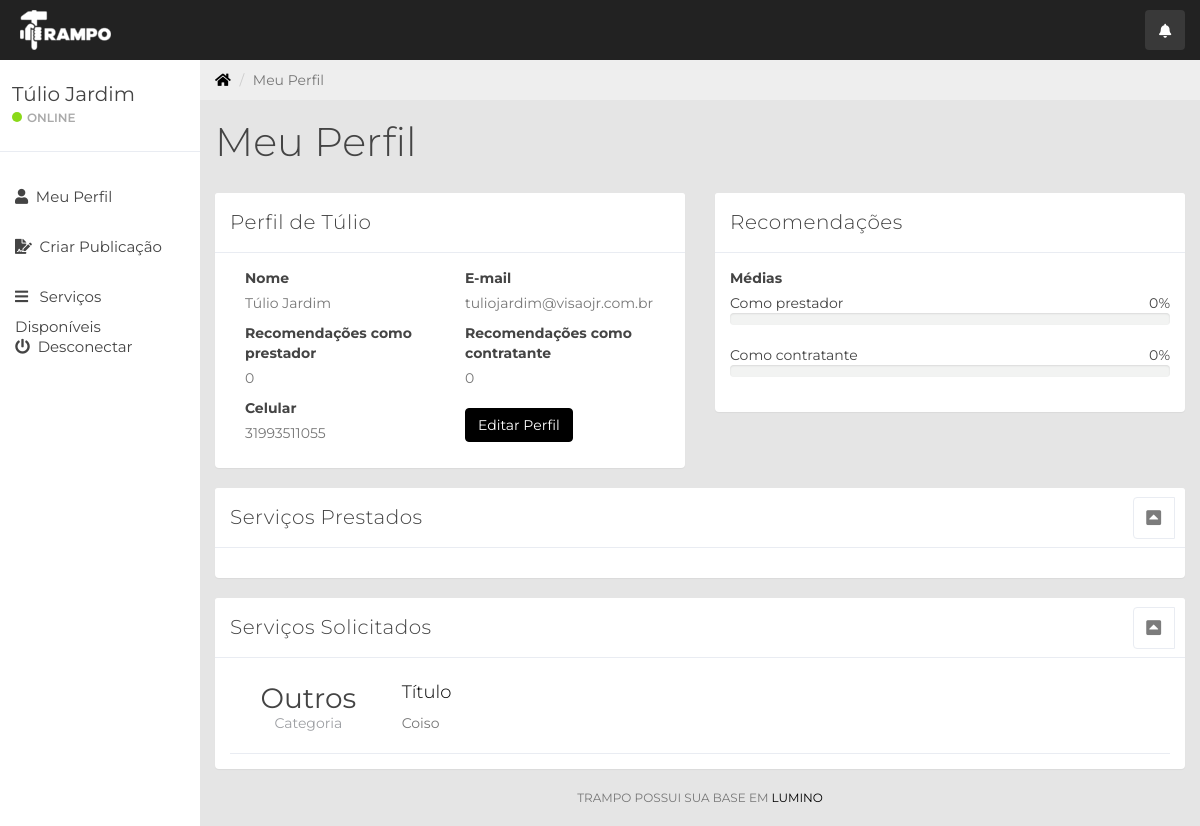
Page /perfil.php (signed in) on the committed database.
### tables this page shows
CREATE TABLE IF NOT EXISTS `conta` (
  `id` INT(10) UNSIGNED NOT NULL AUTO_INCREMENT,
  `nome` VARCHAR(45) NOT NULL,
  `sobrenome` VARCHAR(45) NOT NULL,
  `email` VARCHAR(45) NOT NULL,
  `senha` VARCHAR(255) NOT NULL,
  `celular` VARCHAR(11) NOT NULL,
  `cep` VARCHAR(11) NOT NULL,
  PRIMARY KEY (`id`),
  UNIQUE INDEX `email_UNIQUE` (`email` ASC));

CREATE TABLE IF NOT EXISTS `publicacao` (
  `id` INT(10) UNSIGNED NOT NULL AUTO_INCREMENT,
  `conta_id` INT(10) UNSIGNED NOT NULL,
  `categoria_id` INT(10) UNSIGNED NOT NULL,
  `titulo` VARCHAR(45) NOT NULL,
  `descricao` TEXT NOT NULL,
  `status` TINYINT(3) UNSIGNED NOT NULL DEFAULT 0,
  `nota` INT NULL,
  PRIMARY KEY (`id`),
  INDEX `fk_publicacao_categoria1_idx` (`categoria_id` ASC),
  INDEX `fk_publicacao_conta1_idx` (`conta_id` ASC),
  CONSTRAINT `fk_publicacao_categoria1`
    FOREIGN KEY (`categoria_id`)
    REFERENCES `categoria` (`id`)
    ON DELETE NO ACTION
    ON UPDATE NO ACTION,
  CONSTRAINT `fk_publicacao_conta1`
    FOREIGN KEY (`conta_id`)
    REFERENCES `conta` (`id`)
    ON DELETE NO ACTION
    ON UPDATE NO ACTION);

CREATE TABLE IF NOT EXISTS `categoria` (
  `id` INT(10) UNSIGNED NOT NULL AUTO_INCREMENT,
  `nome` VARCHAR(45) NOT NULL,
  PRIMARY KEY (`id`));

### php/conta.php (called while the page is built, shortened)
<?php
class Conta {
    private $id;
     public function __construct() {
        $database = new Database();
        $dbSet = $database->dbSet();
        $this->conn = $dbSet;
    }
    public function setId($id){
        $this->id = $id;
    }
    public function view() {
        $query = "SELECT * FROM `conta` WHERE `id` = :id ;";
        $stmt = $this->conn->prepare($query);
        $stmt->bindParam(":id", $this->id);
        try {
            $stmt->execute();
            return $stmt->fetch(PDO::FETCH_OBJ);
        } catch (PDOException $e) {
            echo $e->getMessage();
            return null;
        }
    }
    public function viewRecomendacoesPrestador() {
        $query = "SELECT AVG(nota) AS n FROM `respostas` WHERE `conta_id` = :id;";
        $stmt = $this->conn->prepare($query);
        $stmt->bindParam(":id", $this->id);
        try {
            $stmt->execute();
            return $stmt->fetch(PDO::FETCH_OBJ);
        } catch (PDOException $e) {
            echo $e->getMessage();
            return null;
        }
    }
    public function viewRecomendacoesContratante() {
        $query = "SELECT AVG(nota) AS n FROM `publicacao` WHERE `conta_id` = :id;";
        $stmt = $this->conn->prepare($query);
        $stmt->bindParam(":id", $this->id);
        try {
            $stmt->execute();
            return $stmt->fetch(PDO::FETCH_OBJ);
        } catch (PDOException $e) {
            echo $e->getMessage();
            return null;
        }
    }
    public function viewMeusServPrestados($id) {
        $query = "SELECT *, publicacao.id AS pubid FROM `publicacao` JOIN `categoria` WHERE `publicacao`.`id` IN (SELECT publicacao_id FROM respostas WHERE respostas.conta_id = :id AND nota IS NOT NULL) AND `publicacao`.`categoria_id` = `categoria`.`id` ORDER BY publicacao.id DESC;";
        $stmt = $this->conn->prepare($query);
        $stmt->bindParam(":id", $id);
        try {
            $stmt->execute();
            return $stmt->fetchAll(PDO::FETCH_OBJ);
        } catch (PDOException $e) {
            echo $e->getMessage();
            return null;
        }
    }
    public function viewNotasContratante() {
        $query = "SELECT count(nota) AS n FROM `publicacao` WHERE `conta_id` = :id AND `nota` IS NOT NULL ;";
        $stmt = $this->conn->prepare($query);
        $stmt->bindParam(":id", $this->id);
        try {
            $stmt->execute();
            return $stmt->fetch(PDO::FETCH_OBJ);
        } catch (PDOException $e) {
            echo $e->getMessage();
            return null;
        }
    }
    public function viewServSolicitados($id) {
        $query = "SELECT *, publicacao.id AS pubid FROM `publicacao` JOIN `categoria` WHERE `conta_id` = :id AND `publicacao`.`categoria_id` = `categoria`.`id` ORDER BY publicacao.id DESC;";
        $stmt = $this->conn->prepare($query);
        $stmt->bindParam(":id", $id);
        try {
            $stmt->execute();
            return $stmt->fetchAll(PDO::FETCH_OBJ);
        } catch (PDOException $e) {
            echo $e->getMessage();
            return null;
        }
    }
}

### perfil.php (the view, shortened to what this page needs)
<?php
include_once('header.php');
$contaX = new Conta();
$recomendo = 0;
if(isset($_GET['id']) && $conta->existeID($_GET['id']) && $_GET['id'] != $_SESSION['id']) {
	$contaX->setId($_GET['id']);
	$a = $contaX->viewPerfil($_GET['id']);
	$p = $contaX->viewMeusServPrestados($_GET['id']);
	$s = $contaX->viewServSolicitados($_GET['id']);
	$meuPerfil = 0;
	$recomendo = $conta->clienteDe($_GET['id']);
	if(isset($_POST['nota'])) {
		$conta->resolveCliente($recomendo, $_POST['nota']);
	}
} else {
	$contaX->setId($_SESSION['id']);
	$a = $contaX->view();
	$p = $contaX->viewMeusServPrestados($_SESSION['id']);
	$s = $contaX->viewServSolicitados($_SESSION['id']);
	$meuPerfil = 1;
}
?>
	<div class="col-sm-9 col-sm-offset-3 col-lg-10 col-lg-offset-2 main">
		<div class="row">
			<ol class="breadcrumb">
				<li><a href="#">
					<em class="fa fa-home"></em>
				</a></li>
				<?= $meuPerfil?'<li class="active">Meu Perfil</li>':'<li class="active">Perfis</li>
'?>
			</ol>
		</div>
		<div class="row">
			<div class="col-lg-12">
				<h1 class="page-header"><?= $meuPerfil?"Meu Perfil": "Perfis"?></h1>
			</div>
		</div>
		<div class="row">
			<div class="col-md-6">
				<div class="panel panel-default">
					<div class="panel-heading">Perfil de <?php echo $a->nome ?></div>
					<div class="panel-body">
						<div class="col-md-<?= $meuPerfil?'6':$recomendo?'6':'12' ?>">
							<label>Nome</label>
							<p><?php echo $a->nome . " " .  $a->sobrenome ?></p>
						</div>
						<?php if($meuPerfil) { ?>
						<div class="col-md-6">
							<label>E-mail</label>
							<p><?php echo $a->email ?></p>
						</div>
						<?php }
						 ?>
						<div class="col-md-6">
							<label>Recomendações como prestador</label>
							<p><?php echo sizeof($p) ?></p>
						</div>
						<div class="col-md-6">
							<label>Recomendações como contratante</label>
							<p><?php echo $contaX->viewNotasContratante()->n ?></p>
						</div>
						<?php if($meuPerfil) { ?>
						<div class="col-md-6">
							<label>Celular</label>
							<p><?php echo $a->celular ?></p>
						</div>
						<div class="col-md-6 botao-edita-perfil">
							<a class="btn-primary btn btn-md" href="formularioPerfil.php">Editar Perfil</a>
						</div>
						<?php }?>
					</div>
				</div>
			</div>
			<div class="col-md-6">
		<div class="panel panel-default ">
					<div class="panel-heading">
						Recomendações
					</div>
					<div class="panel-body">
						<div class="col-md-12 no-padding">
							<label>Médias</label>
							<div class="row progress-labels">
								<div class="col-sm-6">Como prestador</div>
								<div class="col-sm-6" style="text-align: right;"><?php echo $contaX->viewRecomendacoesPrestador()->n*10 ?>%</div>
							</div>
							<div class="progress">
							</div>
							<div class="row progress-labels">
								<div class="col-sm-6">Como contratante</div>
								<div class="col-sm-6" style="text-align: right;"><?php echo $contaX->viewRecomendacoesContratante()->n*10 ?>%</div>
							</div>
							<div class="progress">
							</div>
						</div>
					</div>
				</div>
			</div>
		</div>
		<div class="panel panel-default articles">
			<div class="panel-heading">
				Serviços Prestados
				<span class="pull-right clickable panel-toggle panel-button-tab-left"><em class="fa fa-toggle-up"></em></span></div>
			<div class="panel-body articles-container">
			</div>
		</div>
		<div class="panel panel-default articles">
			<div class="panel-heading">
				Serviços Solicitados
				<span class="pull-right clickable panel-toggle panel-button-tab-left"><em class="fa fa-toggle-up"></em></span></div>
			<div class="panel-body articles-container">
				<?php
				for($i=0;$i<sizeof($s);$i++) { ?>
				<div class="article border-bottom">
					<div class="col-xs-12">
						<div class="row">
							<div class="col-xs-2 col-md-2 date">
								<div class="large"><?php echo $s[$i]->nome ?></div>
								<div class="text-muted">Categoria</div>
							</div>
							<div class="col-xs-10 col-md-10">
								<h4><a href="publicacao.php?id=<?php echo $s[$i]->pubid ?>"><?php echo $s[$i]->titulo ?></a></h4>
								<p><?php $out = strlen($s[$i]->descricao) > 255 ? substr($s[$i]->descricao,0,255)."..." : $s[$i]->descricao; echo $out ?></p>
							</div>
						</div>
					</div>
				</div>
				<?php } ?>
			</div>
		</div>
			<div class="col-sm-12">
				<p class="back-link">Trampo possui sua base em <a href="https://www.medialoot.com">Lumino</a></p>
			</div>
		</div>
</body>
</html>

### header.php (shortened to what this page needs)
<?php
include_once('php/conta.php');
$conta = new Conta();
$conta->setId($_SESSION['id']);
$c = $conta->view();
$countRespostas = $conta->countRespostas();
?>
<!DOCTYPE html>
<html>
<head>
	<link href="css/bootstrap.min.css" rel="stylesheet">
	<link href="css/font-awesome.min.css" rel="stylesheet">
	<link rel="stylesheet" href="https://use.fontawesome.com/releases/v5.2.0/css/all.css">
	<link href="css/datepicker3.css" rel="stylesheet">
	<link href="css/styles.css" rel="stylesheet">
</head>
<body>
	<nav class="navbar navbar-custom navbar-fixed-top" role="navigation">
		<div class="container-fluid">
			<div class="navbar-header">
				<a class="navbar-brand" href="#"><img src="img/logo.png" class="img-responsive" alt="Trampo"></a>
				<ul class="nav navbar-top-links navbar-right">
					<li class="dropdown"><a class="dropdown-toggle count-info" data-toggle="dropdown" href="#">
						<em class="fa fa-bell"></em><?php if($countRespostas > 0) { ?><span class="label label-info"><?= $countRespostas; ?></span><?php } ?>
					</a>
					</li>
				</ul>
			</div>
		</div>
	</nav>
	<div id="sidebar-collapse" class="col-sm-3 col-lg-2 sidebar">
		<div class="profile-sidebar">
			<div class="profile-usertitle">
				<div class="profile-usertitle-name"><?php echo $c->nome . ' ' . $c->sobrenome ?></div>
				<div class="profile-usertitle-status"><span class="indicator label-success"></span>Online</div>
			</div>
		</div>
		<ul class="nav menu">
			<li><a href="perfil.php"><em class="fa fa-user">&nbsp;</em> Meu Perfil</a></li>
			<li><a href="criaPublicacao.php"><em class="fa fa-file-signature">&nbsp;</em> Criar Publicação</a></li>
			<li class="parent "><a data-toggle="collapse" href="#sub-item-1">
				<em class="fa fa-navicon">&nbsp;&nbsp;</em> Serviços Disponíveis<span data-toggle="collapse" href="#sub-item-1" class="icon pull-right"></span>
				</a>
			</li>
			<li><a href="login.php"><em class="fa fa-power-off">&nbsp;</em> Desconectar</a></li>
		</ul>
	</div>

### css/styles.css (style rules this page uses)
body { background: #e5e5e5; padding-top: 60px; font-size: 14px; color: #444444; font-family: "Montserrat", "Helvetica Neue", Helvetica, Arial, sans-serif; }
p { color: #777; }
a, a:hover, a:focus { color: #000; }
h1, h2, h3, h4, h5, h6 { color: #444444; }
h1 { font-weight: 300; font-size: 40px; }
h3, h4 { font-weight: 300; }
.large { font-size: 2em; }
.text-muted { color: #9d9fa3; }
.no-padding { padding: 0; margin: 0; }
.navbar-custom { background: #222; height: 60px; }
.navbar-header .navbar-brand { color: #fff; font-size: 20px; text-transform: uppercase; font-weight: 500; height: 60px; padding-top: 10px; padding-left: 20px; }
.dropdown { background: rgba(255, 255, 255, 0.1); float: left; margin: 10px 8px; padding: 0px; border-radius: 4px; }
.dropdown a.dropdown-toggle { color: #fff; height: 40px; width: 40px; padding-top: 11px; padding-left: 9px; }
.navbar-top-links li:last-child { margin-right: 15px; }
.dropdown em { margin: 0 5px; }
.btn-primary, .btn-primary:hover, .btn-primary:focus, .btn-primary:active, .btn-primary.active, .open > .dropdown-toggle.btn-primary, .btn-primary.disabled, .btn-primary[disabled], fieldset[disabled] .btn-primary, .btn-primary.disabled:hover, .btn-primary[disabled]:hover, fieldset[disabled] .btn-primary:hover, .btn-primary.disabled:focus, .btn-primary[disabled]:focus, fieldset[disabled] .btn-primary:focus, .btn-primary.disabled:active, .btn-primary[disabled]:active, fieldset[disabled] .btn-primary:active, .btn-primary.disabled.active, .btn-primary[disabled].active, fieldset[disabled] .btn-primary.active { background-color: #000; border-color: #000; }
.label-success { background-color: #8ad919; }
.panel { border: 0; }
.panel-heading .fa-toggle-up, .panel-heading .fa-toggle-down { font-size: 17px; }
.panel-heading { font-size: 20px; font-weight: 300; letter-spacing: 0.025em; height: 60px; line-height: 38px; }
.panel-default .panel-heading { background: #fff; border-bottom: 1px solid #e9ecf2; color: #444444; }
.panel-settings a, .panel-toggle { width: 40px; padding: 2px 0 0 0; }
.panel-settings, .panel-toggle { display: inline-block; margin: -1px -5px 0 15px !important; border-radius: 4px; text-align: center; border: 1px solid #e9ecf2; color: #7c7c7c; background: #fff; width: 42px; }
.clickable { cursor: pointer; }
.panel-heading span { margin: 0px; font-size: 14px; }
.panel-button-tab-left { border-top-right-radius: 0; border-bottom-right-radius: 0; }
.border-bottom { border-bottom: 1px solid #dadbda; }
.panel .border-top, .panel .border-right, .panel .border-bottom, .panel .border-left { border-color: #e9ecf2; }
.article { padding: 10px 0; }
.article:first-child { padding: 0 0 10px 0; }
.article h4 { margin-bottom: 10px; }
.article .date { text-align: center; margin: 5px auto; display: block; }
.article .date .text-muted { margin-top: -5px; }
.progress { height: 12px; margin-bottom: 20px; overflow: hidden; background-color: #f2f3f2; border-radius: 4px; -webkit-box-shadow: inset 0 1px 2px rgba(0, 0, 0, 0.1); box-shadow: inset 0 1px 2px rgba(0, 0, 0, 0.1); }
.navbar { border: 0; }
.sidebar { display: block; padding: 0; display: none; box-shadow: none; background: #fff; }
.sidebar ul { margin: 20px 0px; }
@media (min-width: 768px) { .sidebar { display: block; position: fixed; top: 60px; bottom: 0; left: 0; z-index: 1000; display: block; margin: 0; padding: 0; overflow-x: hidden; overflow-y: auto; } }
@media (min-width: 768px) { .navbar-header { width: 100%; } }
.sidebar ul.nav li a { height: 50px; font-size: 15px; line-height: 2em; color: #444444; }
.profile-sidebar { padding: 10px 0; border-bottom: 1px solid #e9ecf2; }
.indicator { width: 10px; height: 10px; display: inline-block; border-radius: 9999px; margin-right: 5px; }
.profile-usertitle { float: left; text-align: left; margin: 10px 0 0 12px; }
.profile-usertitle-name { font-size: 20px; margin-bottom: 0px; }
.profile-usertitle-status { text-transform: uppercase; color: #AAA; font-size: 12px; font-weight: 600; margin-bottom: 15px; }
.breadcrumb { border-radius: 0; padding: 10px 15px 10px 15px; background: #eee; margin: 0; }
h1.page-header { margin-top: 20px; border-bottom: 0; }
p.back-link { text-align: center; margin-bottom: 20px; font-size: 12px; text-transform: uppercase; }
.main { background-color: #e5e5e5; }
.botao-edita-perfil { margin-top: 10px; }

### rows in the picture
conta: nome "Túlio", sobrenome "Jardim", email "tuliojardim@visaojr.com.br", celular "31993511055"
publicacao: categoria.nome "Outros", titulo "Título", descricao "Coiso"

### other values in the picture
sizeof($p) "0"
$contaX->viewNotasContratante()->n "0"
$contaX->viewRecomendacoesPrestador()->n*10 "0"
$contaX->viewRecomendacoesContratante()->n*10 "0"
